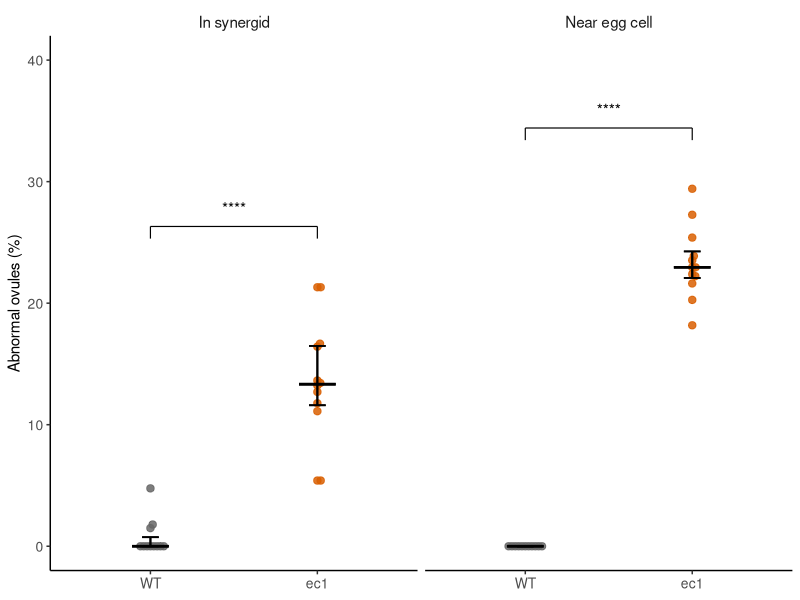
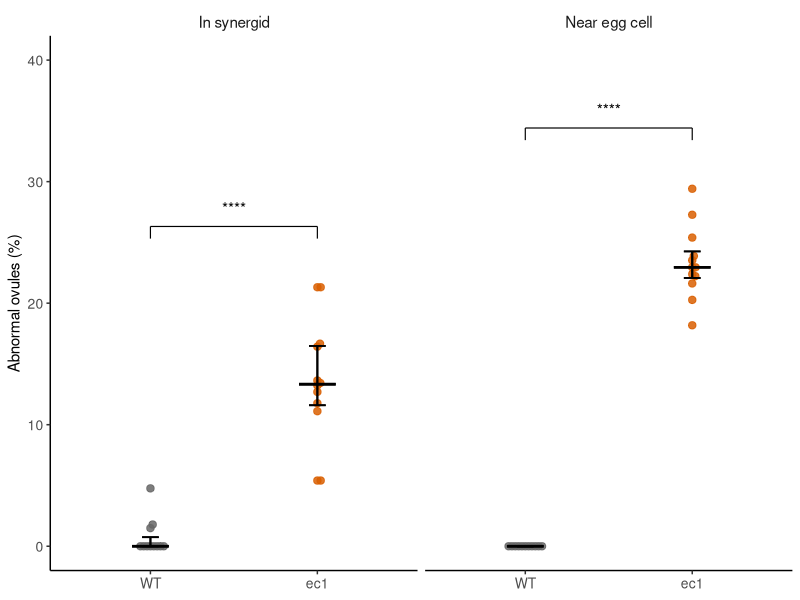

These figures' R source, in order:
library(dplyr)
library(tidyr)
library(ggplot2)
library(ggbeeswarm)

# ---------------------------------------------------------------------------
# Data reconstruction for Fig. 3 abnormal ovule phenotype analysis.
# This script reproduces the original selection of wild-type and ec1 counts
# and generates the boxplot summary used in the publication.
# ---------------------------------------------------------------------------

ec1 <- data.frame(
  genotype = "ec1",
  total = c(72,74,74,66,66,67,63,67,61,68,61,68),
  normal = c(5,11,5,5,11,15,6,4,6,6,10,9),
  abnormal_1 = c(8,4,4,9,11,11,8,9,13,9,13,8),
  abnormal_2 = c(16,16,15,12,18,16,16,15,14,20,14,16)
)

WT <- data.frame(
  genotype = "WT",
  total = c(47,64,64,69,63,67,70,59,73,56,67),
  normal = c(27,27,33,21,36,42,42,32,23,31,38),
  abnormal_1 = c(0,0,0,0,3,0,0,0,0,1,1),
  abnormal_2 = c(0,0,0,0,0,0,0,0,0,0,0)
)

df <- bind_rows(ec1, WT)

# Convert the count table to a long data frame for plotting and summary stats.
df_long <- df %>%
  pivot_longer(
    cols = c(abnormal_1, abnormal_2),
    names_to = "pheno",
    values_to = "abnormal"
  ) %>%
  mutate(
    rate = 100 * abnormal / total,
    genotype = factor(genotype, levels = c("WT", "ec1")),
    pheno = factor(
      pheno,
      levels = c("abnormal_2", "abnormal_1"),
      labels = c("Near egg cell", "In synergid")
    )
  )

# Summary statistics used for the confidence-interval-style overlay.
sum_df <- df_long %>%
  group_by(pheno, genotype) %>%
  summarise(
    q1  = quantile(rate, 0.25),
    med = median(rate),
    q3  = quantile(rate, 0.75),
    .groups = "drop"
  )

# Fisher exact tests for each phenotype class as in the original figure analysis.
mat1 <- matrix(c(
  sum(df$abnormal_1[df$genotype == "ec1"]),
  sum(df$total[df$genotype == "ec1"] - df$abnormal_1[df$genotype == "ec1"]),
  sum(df$abnormal_1[df$genotype == "WT"]),
  sum(df$total[df$genotype == "WT"] - df$abnormal_1[df$genotype == "WT"])
), nrow = 2, byrow = TRUE)

p1 <- fisher.test(mat1)$p.value

mat2 <- matrix(c(
  sum(df$abnormal_2[df$genotype == "ec1"]),
  sum(df$total[df$genotype == "ec1"] - df$abnormal_2[df$genotype == "ec1"]),
  sum(df$abnormal_2[df$genotype == "WT"]),
  sum(df$total[df$genotype == "WT"] - df$abnormal_2[df$genotype == "WT"])
), nrow = 2, byrow = TRUE)

p2 <- fisher.test(mat2)$p.value

# Convert p-values to significance symbols matching the publication style.
p_to_symbol <- function(p) {
  if (p < 0.0001) return("****")
  if (p < 0.001) return("***")
  if (p < 0.01) return("**")
  if (p < 0.05) return("*")
  return("ns")
}

anno_df <- data.frame(
  pheno = levels(df_long$pheno),
  x1 = 1,
  x2 = 2,
  y = c(
    max(df_long$rate[df_long$pheno == levels(df_long$pheno)[1]]) + 5,
    max(df_long$rate[df_long$pheno == levels(df_long$pheno)[2]]) + 5
  ),
  label = c(p_to_symbol(p1), p_to_symbol(p2))
)

# Create the publication-style boxplot with beeswarm points and significance bars.
p <- ggplot(df_long, aes(x = genotype, y = rate, color = genotype)) +
  geom_beeswarm(
    size = 2.2,
    alpha = 0.85,
    priority = "density"
  ) +
  geom_linerange(
    data = sum_df,
    aes(x = genotype, ymin = q1, ymax = q3),
    inherit.aes = FALSE,
    linewidth = 0.8,
    color = "black"
  ) +
  geom_errorbar(
    data = sum_df,
    aes(x = genotype, ymin = med, ymax = med),
    width = 0.22,
    linewidth = 0.9,
    inherit.aes = FALSE,
    color = "black"
  ) +
  geom_errorbar(
    data = sum_df,
    aes(x = genotype, ymin = q1, ymax = q1),
    width = 0.10,
    linewidth = 0.6,
    inherit.aes = FALSE,
    color = "black"
  ) +
  geom_errorbar(
    data = sum_df,
    aes(x = genotype, ymin = q3, ymax = q3),
    width = 0.10,
    linewidth = 0.6,
    inherit.aes = FALSE,
    color = "black"
  ) +
  geom_segment(
    data = anno_df,
    aes(x = x1, xend = x2, y = y, yend = y),
    inherit.aes = FALSE,
    linewidth = 0.4
  ) +
  geom_segment(
    data = anno_df,
    aes(x = x1, xend = x1, y = y, yend = y - 1),
    inherit.aes = FALSE,
    linewidth = 0.4
  ) +
  geom_segment(
    data = anno_df,
    aes(x = x2, xend = x2, y = y, yend = y - 1),
    inherit.aes = FALSE,
    linewidth = 0.4
  ) +
  geom_text(
    data = anno_df,
    aes(x = 1.5, y = y + 1.5, label = label),
    inherit.aes = FALSE,
    size = 4
  ) +
  facet_wrap(~ pheno, nrow = 1, scales = "fixed") +
  scale_color_manual(values = c("WT" = "grey40", "ec1" = "#D95F02")) +
  scale_y_continuous(name = "Abnormal ovules (%)", limits = c(0, 40)) +
  xlab(NULL) +
  theme_classic(base_size = 11) +
  theme(
    strip.background = element_blank(),
    strip.text = element_text(size = 11),
    axis.line = element_line(linewidth = 0.5),
    axis.ticks = element_line(linewidth = 0.5),
    axis.text = element_text(size = 10),
    axis.title.y = element_text(size = 11),
    legend.position = "none"
  )

print(p)

if (!dir.exists("../plots")) dir.create("../plots", recursive = TRUE)
ggsave("../plots/abnormal_ovule_synergid.pdf", p, width = 3.5, height = 3)

# ---------------------------------------------------------------------------
# Binomial logistic regression with a likelihood-ratio test.
# This is an additional validation of the genotype effect beyond the Fisher test.
# ---------------------------------------------------------------------------
logit_results <- df_long %>%
  group_by(pheno) %>%
  group_modify(~ {
    fit_null <- glm(
      cbind(abnormal, total - abnormal) ~ 1,
      family = binomial(link = "logit"),
      data = .x
    )
    fit_full <- glm(
      cbind(abnormal, total - abnormal) ~ genotype,
      family = binomial(link = "logit"),
      data = .x
    )
    lrt <- anova(fit_null, fit_full, test = "LRT")

    tibble(
      chi_square = lrt$Deviance[2],
      df = lrt$Df[2],
      p_value = lrt$`Pr(>Chi)`[2]
    )
  }) %>%
  ungroup()

print(logit_results)
